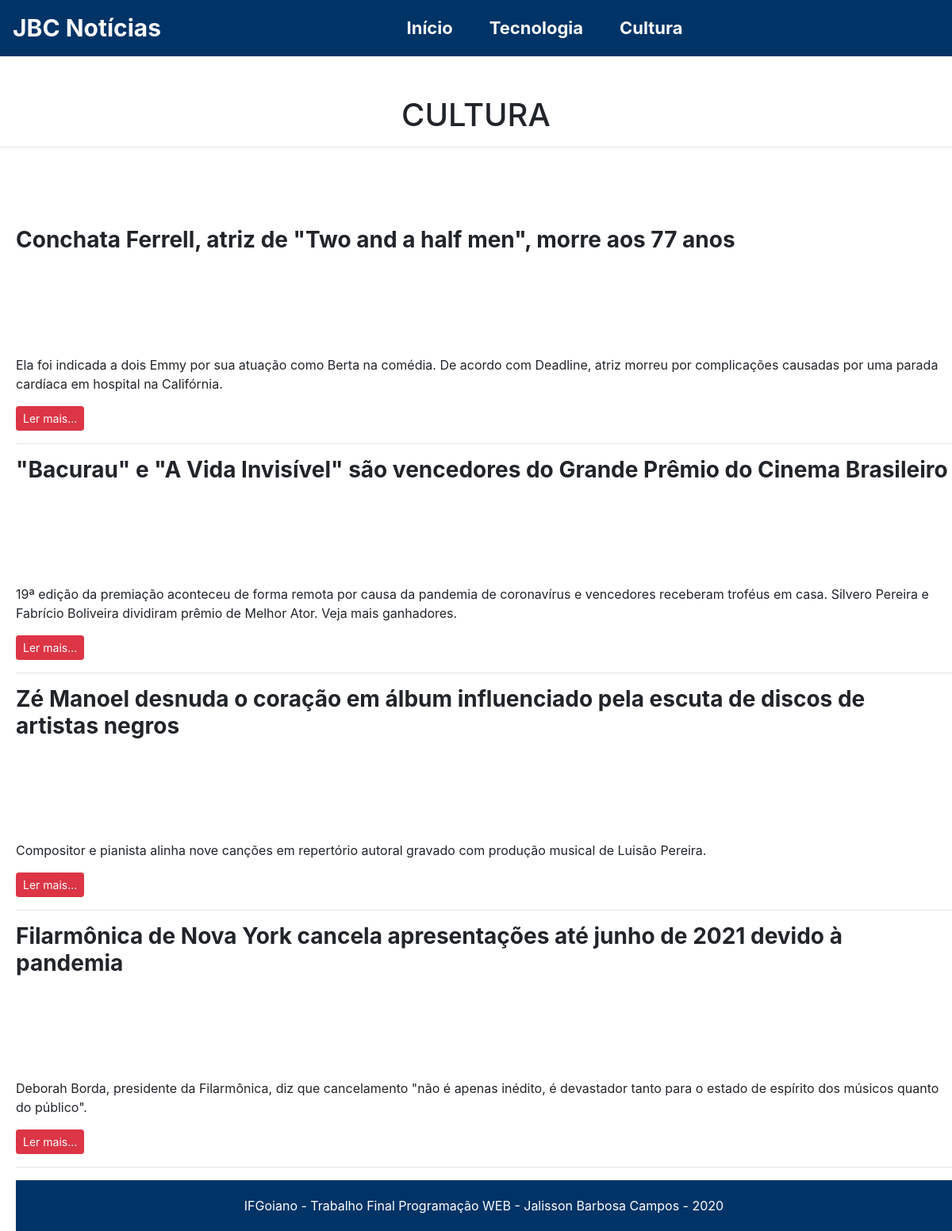
The page /maincultura.php on the database its author committed.
### tables this page shows
CREATE TABLE `noticias` (
  `idNoticia` int(11) NOT NULL,
  `Categoria` int(11) NOT NULL,
  `Titulo` text NOT NULL,
  `Subtitulo` text NOT NULL,
  `Materia` text NOT NULL
);

### maincultura.php (the view, shortened to what this page needs)
<!DOCTYPE html>
<html lang="en">
<head>
    <link rel="stylesheet" href="https://cdn.jsdelivr.net/npm/bootstrap@4.5.3/dist/css/bootstrap.min.css">
    <link rel="stylesheet" href="css/style.css">
    <link rel="stylesheet" href="https://cdnjs.cloudflare.com/ajax/libs/animate.css/4.1.1/animate.min.css"/>
</head>
<body>
    <div class="row">
      <div class="col-md-12">
    <nav class="navbar navbar-expand-lg  navbar-light" style="background-color: #003366; font-size: 22px;">
      <a style="font-size: 30px;" class="navbar-brand text-light" href="index.php"><strong>JBC Notícias</strong></a>
      <div class="collapse navbar-collapse justify-content-center " id="navbarNav">
        <ul class="navbar-nav">
          <li class="nav-item">
              <a style="margin-right: 30px;" class="nav-link text-light" href="index.php"><strong>Início</strong></a>
            </li>
          <li class="nav-item">
            <a style="margin-right: 30px;" class="nav-link text-light" href="maintecnologia.php"><strong>Tecnologia</strong></a>
          </li>
          <li class="nav-item">
            <a style="margin-right: 30px;" class="nav-link text-light" href="maincultura.php"><strong>Cultura</strong></a>
          </li>
        </ul>
      </div>
  </div>
</div>
       <div style="margin-top: 50px;" class="row">
           <div class="col-md-12">
               <h1 class="animate__animated animate__fadeInLeft" style="text-align: center;">CULTURA</h1>
               <hr>
       <div style="margin-top: 100px;" class="row">
          <div class="col-md-12">
          <div style="margin-left: 20px;">
      <?php
$conexao = mysqli_connect("localhost","root","","jbc_noticias");
$sql = "SELECT * FROM Noticias WHERE Categoria = 2  ORDER BY idNoticia ASC";
$rs = mysqli_query($conexao, $sql);
while($reg = mysqli_fetch_assoc($rs)){
?>
              <h3><strong><a style="text-decoration: none; color: inherit;" href=""><?php echo $reg["Titulo"]; ?></a></strong></h3>
              <br><br><br><br><br>
              <p><?php echo $reg["Subtitulo"]; ?></p>
              <a href="noticia.php?idNoticia=<?php echo $reg["idNoticia"]; ?>" class="btn btn-danger btn-sm">Ler mais...</a> <hr>
<?php
}
?>
        <footer style="background-color: #003366; padding: 20px; text-align:center; color: white;">
          IFGoiano - Trabalho Final Programação WEB - Jalisson Barbosa Campos - 2020
        </footer>
        </div>
</body>
</html>

### rows shown on the page
noticias: Titulo "Conchata Ferrell, atriz de \"Two and a half men\", morre aos 77 anos", Subtitulo "Ela foi indicada a dois Emmy por sua atuação como Berta na comédia. De acordo com Deadline, atriz morreu por complicações causadas por uma parada cardíaca em hospital na Califórnia."
noticias: Titulo "\"Bacurau\" e \"A Vida Invisível\" são vencedores do Grande Prêmio do Cinema Brasileiro", Subtitulo "19ª edição da premiação aconteceu de forma remota por causa da pandemia de coronavírus e vencedores receberam troféus em casa. Silvero Pereira e Fabrício Boliveira dividiram prêmio de Melhor Ator. Veja mais ganhadores."
noticias: Titulo "Zé Manoel desnuda o coração em álbum influenciado pela escuta de discos de artistas negros", Subtitulo "Compositor e pianista alinha nove canções em repertório autoral gravado com produção musical de Luisão Pereira."
noticias: Titulo "Filarmônica de Nova York cancela apresentações até junho de 2021 devido à pandemia", Subtitulo "Deborah Borda, presidente da Filarmônica, diz que cancelamento \"não é apenas inédito, é devastador tanto para o estado de espírito dos músicos quanto do público\"."
